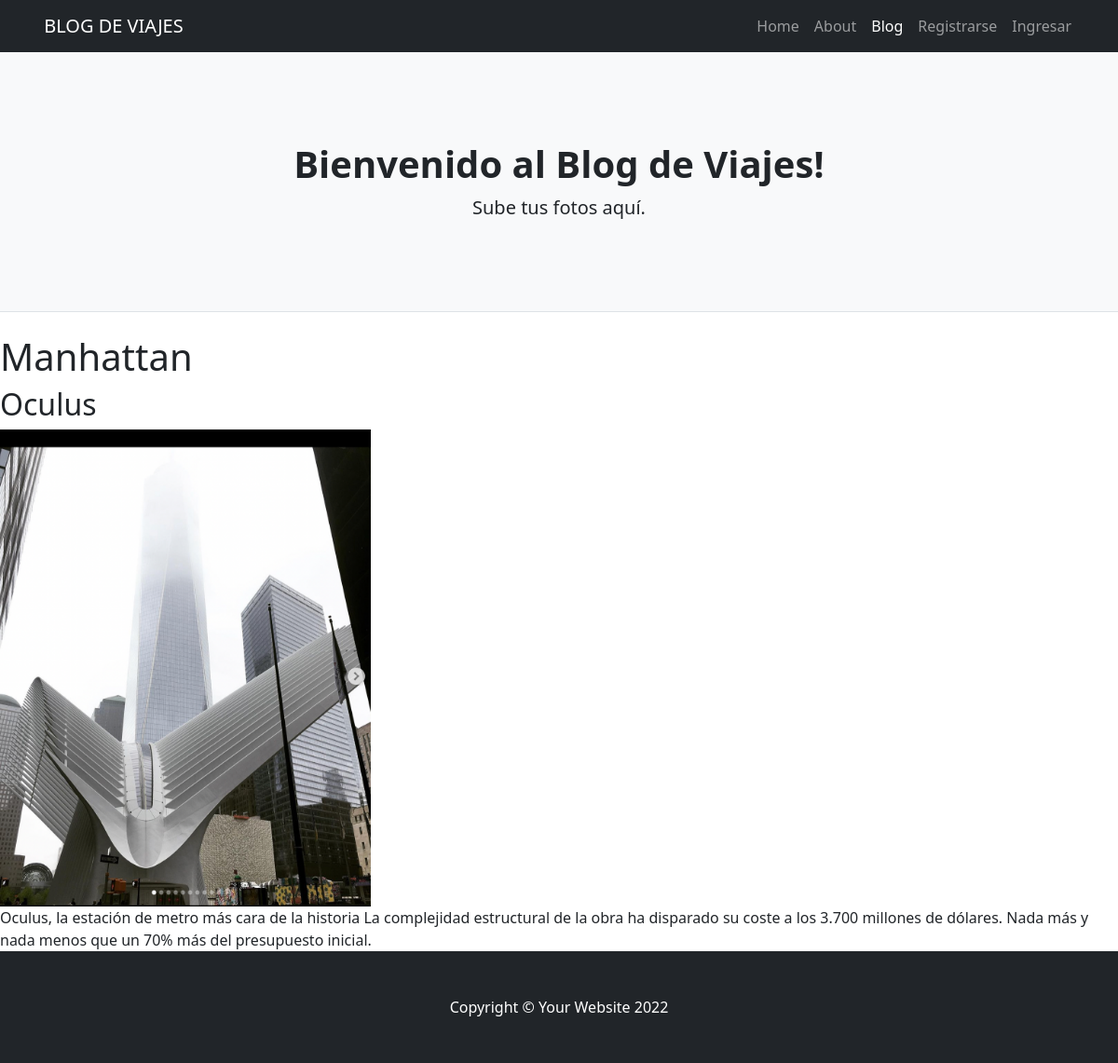
The page /final_app/3/detalle/ on the database its author committed.
### final_app/models.py (models this page shows)
class Post(models.Model):
    titulo = models.CharField(max_length=100)
    sub_titulo = models.CharField(max_length=100)
    texto = models.TextField(max_length=3000)
    publicado_el = models.DateField()
    imagen = models.ImageField(upload_to="posteos", null="True", blank=True)

### final_app/views.py (the view)
# urls.py: path('final_app/<int:pk>/detalle/', PostDetalle.as_view(), name="final_app_detalle"),
class PostDetalle(DetailView):
    model = Post

### final_app/templates/final_app/post_detail.html
{% extends 'final_app/base.html' %}
{% block contenido %}
    <h1>{{object.titulo}}</h1>
    <h2>{{object.sub_titulo}}</h2>
    <div>
        <img height="512" src="{{object.imagen.url}}">
    </div>
    <div>
        {{object.texto}}
    </div>
{% endblock %}

### final_app/templates/final_app/base.html (shortened to what this page needs)
<!DOCTYPE html>
<html lang="en">
    <head>
        {% load static %}
        <link href="{% static 'final_app/css/styles.css' %}" rel="stylesheet" />
    </head>
    <body>
        <nav class="navbar navbar-expand-lg navbar-dark bg-dark">
            <div class="container">
                <a class="navbar-brand" href="{% url 'final_app_index' %}">
                    BLOG DE VIAJES
                </a>
                <div class="collapse navbar-collapse" id="navbarSupportedContent">
                    <ul class="navbar-nav ms-auto mb-2 mb-lg-0">
                        <li class="nav-item"><a class="nav-link" href="{% url 'final_app_index' %}">Home</a></li>
                        <li class="nav-item"><a class="nav-link" href="{% url 'final_app_about' %}">About</a></li>
                        <li class="nav-item"><a class="nav-link active" aria-current="page" href="#">Blog</a></li>
                        <li class="nav-item"><a class="nav-link" href="{% url 'final_app_signup' %}">Registrarse</a></li>
                        {% if user.is_authenticated %}
                            <li class="nav-item"><a class="nav-link" href="{% url 'final_app_listar' %}">Admin Blog</a></li>
                            <li class="nav-item"><a class="nav-link" href="{% url 'final_app_logout' %}">Salir</a></li>
                        {% else %}
                            <li class="nav-item"><a class="nav-link" href="{% url 'final_app_login' %}">Ingresar</a></li>
                        {% endif %}
                    </ul>
                </div>
            </div>
        </nav>
        <header class="py-5 bg-light border-bottom mb-4">
            <div class="container">
                <div class="text-center my-5">
                    <h1 class="fw-bolder">Bienvenido al Blog de Viajes!</h1>
                    <p class="lead mb-0">Sube tus fotos aquí.</p>
                </div>
            </div>
        </header>
       {% block contenido %} {% endblock %}
        <footer class="py-5 bg-dark">
            <div class="container"><p class="m-0 text-center text-white">Copyright &copy; Your Website 2022</p></div>
        </footer>
    </body>
</html>

### rows shown on the page
Post: titulo "Manhattan", sub_titulo "Oculus", imagen (picture), texto "Oculus, la estación de metro más cara de la historia La complejidad estructural de la obra ha disparado su coste a los 3.700 millones de dólares. Nada más y nada menos que un 70% más del presupuesto inicial."
